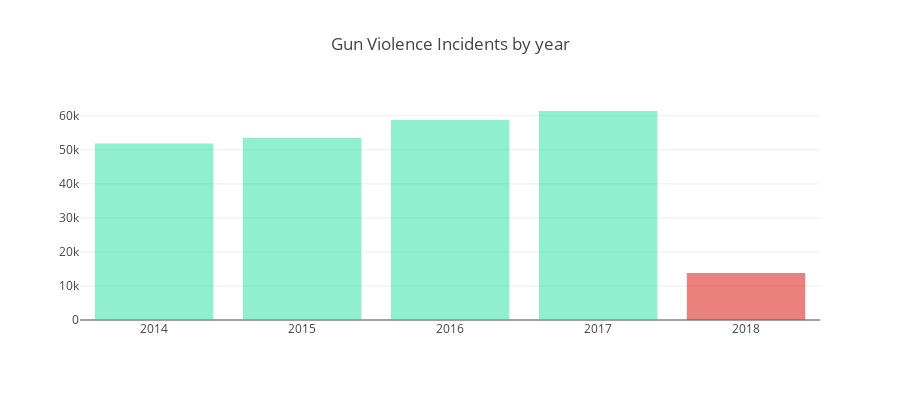

Write notebook code for a chart like this one.
### Markdown cell above
## <a id="2">2. Exploring Time Related Trends of Gun Violence</a>

In this section, I will analyse the time related trends related to Gun Violence Incidents. This includes the number of incidents which occured by years, months, weekdays etc. 

### <a id="2.1">2.1 Number of Gun Violence Incidents by Years </a>

Lets plot the number of gun violence incidents by years. I have not included the data from the years 2014 onwards.

### Code cell
# function to aggregate and return keys and values
def create_stack_bar_data(col):
    aggregated = df[col].value_counts()
    x_values = aggregated.index.tolist()
    y_values = aggregated.values.tolist()
    return x_values, y_values

x1, y1 = create_stack_bar_data('year')
x1 = x1[:-1]
y1 = y1[:-1]
trace1 = go.Bar(x=x1, y=y1, opacity=0.75, name="year count", marker=dict(color=['rgba(10, 220, 150, 0.6)', 'rgba(10, 220, 150, 0.6)', 'rgba(10, 220, 150, 0.6)', 'rgba(10, 220, 150, 0.6)', 'rgba(222,45,38,0.8)']))
layout = dict(height=400, title='Gun Violence Incidents by year', legend=dict(orientation="h"));
fig = go.Figure(data=[trace1], layout=layout);
iplot(fig);

### Figure 1 — Plotly figure (JSON) as saved in the notebook; plotly's stock layout.template omitted (floating-point values rounded to 4 significant figures)
{"data": [{"marker": {"color": ["rgba(10, 220, 150, 0.6)", "rgba(10, 220, 150, 0.6)", "rgba(10, 220, 150, 0.6)", "rgba(10, 220, 150, 0.6)", "rgba(222,45,38,0.8)"]}, "name": "year count", "opacity": 0.75, "type": "bar", "uid": "fbddc404-ad67-4754-9ea4-5636f4c51c6a", "x": [2017, 2016, 2015, 2014, 2018], "y": [61402, 58763, 53579, 51854, 13802]}], "layout": {"height": 400, "legend": {"orientation": "h"}, "title": {"text": "Gun Violence Incidents by year"}}}
